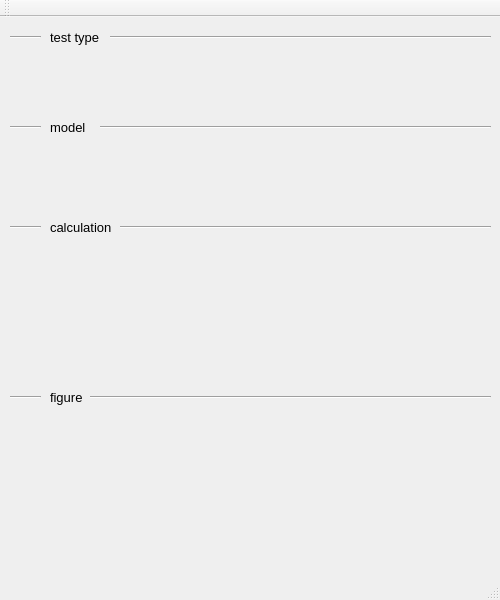
<?xml version="1.0" encoding="UTF-8"?>
<ui version="4.0">
 <class>MainWindowClass</class>
 <widget class="QMainWindow" name="MainWindowClass">
  <property name="geometry">
   <rect>
    <x>0</x>
    <y>0</y>
    <width>500</width>
    <height>600</height>
   </rect>
  </property>
  <property name="windowTitle">
   <string>MainWindow</string>
  </property>
  <widget class="QWidget" name="centralWidget">
   <widget class="Line" name="line">
    <property name="geometry">
     <rect>
      <x>110</x>
      <y>10</y>
      <width>381</width>
      <height>21</height>
     </rect>
    </property>
    <property name="orientation">
     <enum>Qt::Horizontal</enum>
    </property>
   </widget>
   <widget class="Line" name="line_2">
    <property name="geometry">
     <rect>
      <x>10</x>
      <y>10</y>
      <width>31</width>
      <height>21</height>
     </rect>
    </property>
    <property name="orientation">
     <enum>Qt::Horizontal</enum>
    </property>
   </widget>
   <widget class="QLabel" name="label">
    <property name="geometry">
     <rect>
      <x>50</x>
      <y>10</y>
      <width>61</width>
      <height>21</height>
     </rect>
    </property>
    <property name="font">
     <font>
      <family>Microsoft YaHei UI</family>
      <pointsize>10</pointsize>
     </font>
    </property>
    <property name="text">
     <string>test type</string>
    </property>
   </widget>
   <widget class="Line" name="line_3">
    <property name="geometry">
     <rect>
      <x>100</x>
      <y>100</y>
      <width>391</width>
      <height>21</height>
     </rect>
    </property>
    <property name="orientation">
     <enum>Qt::Horizontal</enum>
    </property>
   </widget>
   <widget class="Line" name="line_4">
    <property name="geometry">
     <rect>
      <x>10</x>
      <y>100</y>
      <width>31</width>
      <height>21</height>
     </rect>
    </property>
    <property name="orientation">
     <enum>Qt::Horizontal</enum>
    </property>
   </widget>
   <widget class="QLabel" name="label_2">
    <property name="geometry">
     <rect>
      <x>50</x>
      <y>100</y>
      <width>61</width>
      <height>21</height>
     </rect>
    </property>
    <property name="font">
     <font>
      <family>Microsoft YaHei UI</family>
      <pointsize>10</pointsize>
     </font>
    </property>
    <property name="text">
     <string>model</string>
    </property>
   </widget>
   <widget class="Line" name="line_7">
    <property name="geometry">
     <rect>
      <x>120</x>
      <y>200</y>
      <width>371</width>
      <height>21</height>
     </rect>
    </property>
    <property name="orientation">
     <enum>Qt::Horizontal</enum>
    </property>
   </widget>
   <widget class="Line" name="line_8">
    <property name="geometry">
     <rect>
      <x>10</x>
      <y>200</y>
      <width>31</width>
      <height>21</height>
     </rect>
    </property>
    <property name="orientation">
     <enum>Qt::Horizontal</enum>
    </property>
   </widget>
   <widget class="QLabel" name="label_4">
    <property name="geometry">
     <rect>
      <x>50</x>
      <y>200</y>
      <width>71</width>
      <height>21</height>
     </rect>
    </property>
    <property name="font">
     <font>
      <family>Microsoft YaHei UI</family>
      <pointsize>10</pointsize>
     </font>
    </property>
    <property name="text">
     <string>calculation</string>
    </property>
   </widget>
   <widget class="Line" name="line_9">
    <property name="geometry">
     <rect>
      <x>10</x>
      <y>370</y>
      <width>31</width>
      <height>21</height>
     </rect>
    </property>
    <property name="orientation">
     <enum>Qt::Horizontal</enum>
    </property>
   </widget>
   <widget class="QLabel" name="label_5">
    <property name="geometry">
     <rect>
      <x>50</x>
      <y>370</y>
      <width>61</width>
      <height>21</height>
     </rect>
    </property>
    <property name="font">
     <font>
      <family>Microsoft YaHei UI</family>
      <pointsize>10</pointsize>
     </font>
    </property>
    <property name="text">
     <string>figure</string>
    </property>
   </widget>
   <widget class="Line" name="line_10">
    <property name="geometry">
     <rect>
      <x>90</x>
      <y>370</y>
      <width>401</width>
      <height>21</height>
     </rect>
    </property>
    <property name="orientation">
     <enum>Qt::Horizontal</enum>
    </property>
   </widget>
   <zorder>line</zorder>
   <zorder>line_2</zorder>
   <zorder>line_3</zorder>
   <zorder>line_4</zorder>
   <zorder>label_2</zorder>
   <zorder>line_7</zorder>
   <zorder>line_8</zorder>
   <zorder>label_4</zorder>
   <zorder>line_9</zorder>
   <zorder>label_5</zorder>
   <zorder>line_10</zorder>
   <zorder>label</zorder>
  </widget>
  <widget class="QMenuBar" name="menuBar">
   <property name="geometry">
    <rect>
     <x>0</x>
     <y>0</y>
     <width>500</width>
     <height>23</height>
    </rect>
   </property>
  </widget>
  <widget class="QToolBar" name="mainToolBar">
   <attribute name="toolBarArea">
    <enum>TopToolBarArea</enum>
   </attribute>
   <attribute name="toolBarBreak">
    <bool>false</bool>
   </attribute>
  </widget>
  <widget class="QStatusBar" name="statusBar"/>
 </widget>
 <layoutdefault spacing="6" margin="11"/>
 <resources>
  <include location="MainWindow.qrc"/>
 </resources>
 <connections/>
</ui>
